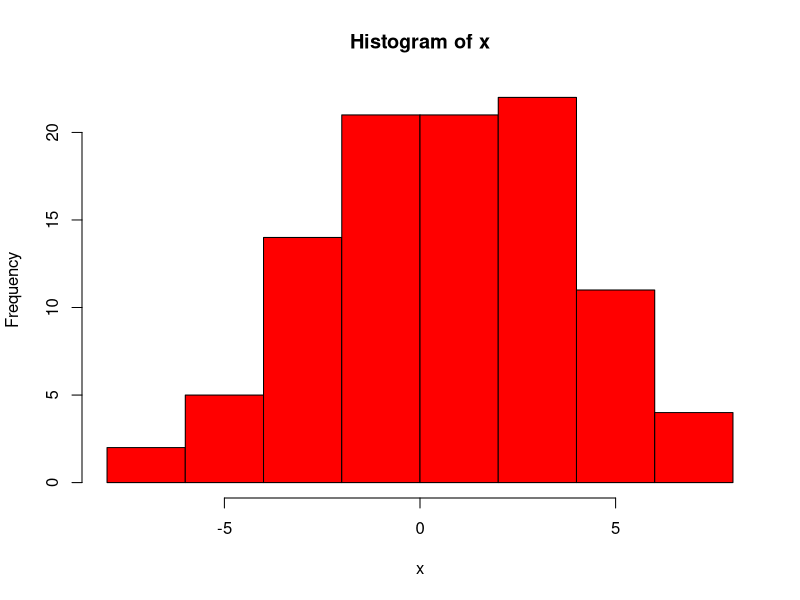
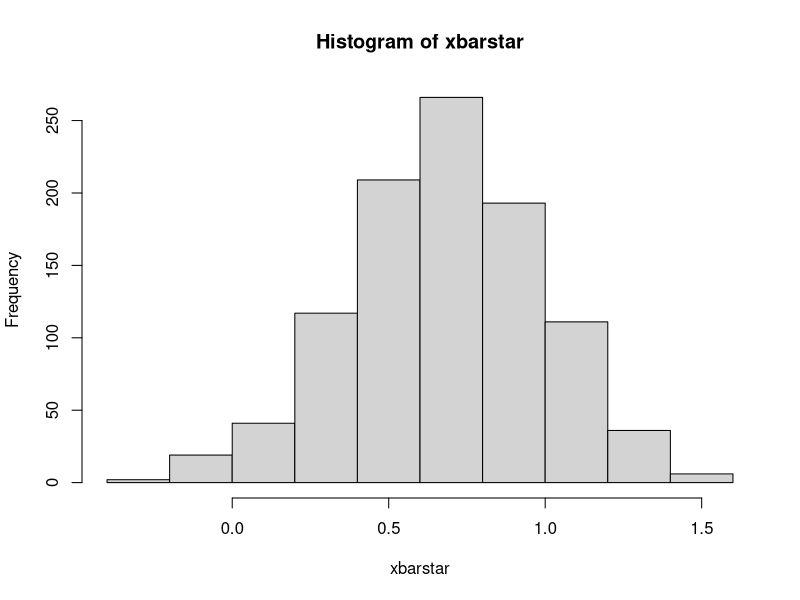

The R source for these figures, in order:
#Rome Dahan's Bootstrap
x<-rnorm(100,1,sd=3)

xbar<-mean(x)

xbarstar<-c()
for(i in 1:1000){
  xstar<-sample(x,100,replace=TRUE)
  xbarstar[i]<-mean(xstar)
}
xbar1<-mean(xbarstar)

hist(x,col="red")
hist(xbarstar)